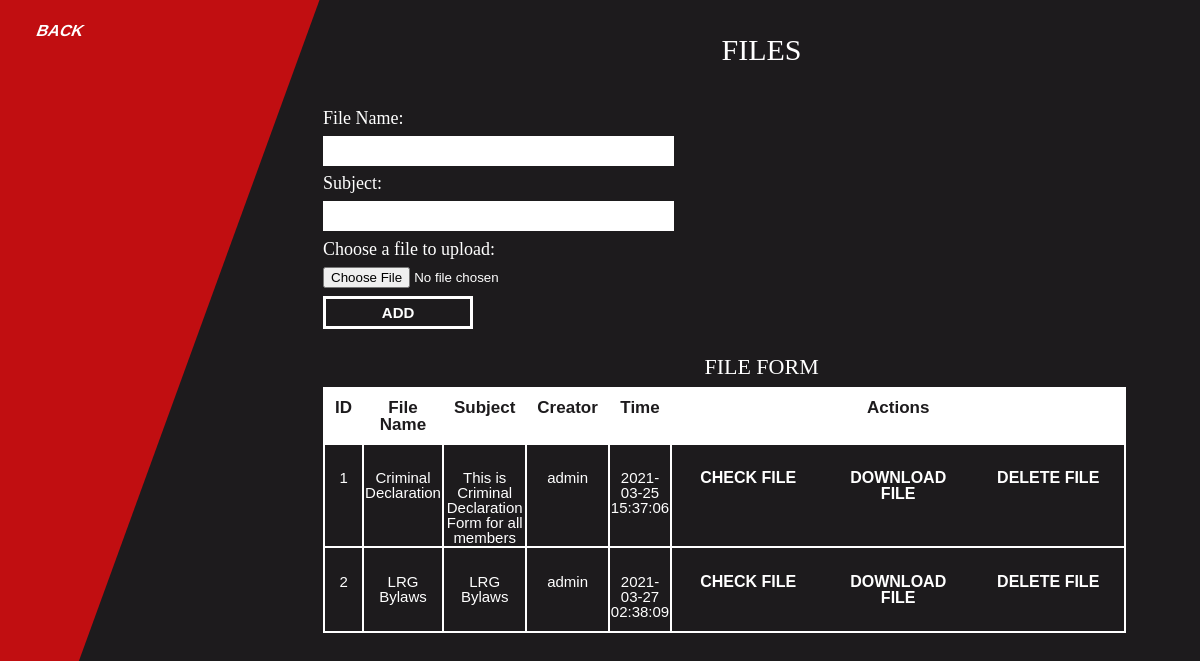
The page /admin/admin_file.php (signed in) on the database its author committed.
### tables this page shows
CREATE TABLE IF NOT EXISTS `tbl_events` (
  `events_id` mediumint(8) NOT NULL AUTO_INCREMENT,
  `events_name` varchar(200) NOT NULL,
  `events_subject` text NOT NULL,
  `events_creator` varchar(250) NOT NULL,
  `last_executed` timestamp NOT NULL,
  `events_file` varchar(300) NOT NULL,
  PRIMARY KEY (`events_id`)
);

### admin/scripts/files.php (called while the page is built, shortened)
<?php
function getAllFlies(){
    $pdo = Database::getInstance() -> getConnection();
    $get_all_files_query = 'SELECT * FROM tbl_events ';
    $files = $pdo ->query($get_all_files_query);
    if($files){
         return $files;
    }else{
        return false;
    }
}

### admin/admin_file.php (the view, shortened to what this page needs)
<?php
$name= $subject= ' ';
$files= getAllFlies();
?>
<!DOCTYPE html>
<html lang="en">
<head>
    <link rel="stylesheet" type="text/css" href="../public/css/main.css">
    <link rel="stylesheet" type="text/css"  href="../public/css/reset.css">
</head>
<body class="cms">
<section class="file_dashboard">
    <div class="red_side_nav">
      <a href="index.php">BACK</a>
    </div>
    <div class="file_area">
    <h2>FILES</h2>
     <div class="event_area">
       <?php if($_SESSION['user_level'] ==2):?>
                <form  action="admin_file.php"  method="post"  enctype="multipart/form-data" >
                    <label for="name">File Name:</label>
                    <input type="text" name="name"  id="name" value="<?= $name;?>">
                    <label for="subject">Subject:</label>
                    <input type="text" name="subject"  id="subject" value="<?= $subject;?>">
                    <label for="file">Choose a file to upload:</label>
                    <input type="file" name="file"  id="file" >
                    <button type="submit" name="submit">Add</button>
                </form>
        <?php endif;?>
        <h3 >File Form</h3>
   <table>
   <thead>
    <tr>
       <th>ID</th>
       <th>File Name</th>
       <th>Subject</th>
       <th>Creator</th>
       <th>Time</th>
       <th>Actions</th>
    </tr>
   </thead>
   <tbody>
       <?php while($single_file = $files -> fetch(PDO::FETCH_ASSOC)): ?>
         <tr>
         <td><?php echo $single_file['events_id'];?></td>
           <td><?php echo $single_file['events_name'];?></td>
           <td><?php echo $single_file['events_subject'];?></td>
           <td><?php echo $single_file['events_creator'];?></td>
           <td><?php echo $single_file['last_executed'];?></td>
           <td>
               <div class="file_action">
               <a href="../public/files/<?php echo $single_file['events_file'];?>">CHECK FILE</a>
               <a href="../public/files/<?php echo $single_file['events_file'];?>" download="">DOWNLOAD FILE</a>
               <?php if($_SESSION['user_level'] ==2):?>
               <a href="admin_file.php?id=<?php echo $single_file['events_id'];?>">DELETE FILE</a>
               <?php endif;?>
               </div>
           </td>
         </tr>
       <?php endwhile;?>
      </table>
    </div>
   </div>
</section>
</body>
</html>

### public/css/main.css (style rules this page uses)
.cms { background-color:#1d1b1d;font-family:SF Sports Night NS }
.cms .red_side_nav { height:750px;width:35%;transform:translate(-140px, 0px) skewX(-20deg);background-color:#c10e11 }
.cms button { text-decoration:none;display:inline-block;border:3px solid #fff;color:#fff;background-color:#1d1b1d;text-align:center;font-size:15px;padding:5px;transition:all .5s;cursor:pointer;width:150px;margin:2% 0;font-weight:700;z-index:999;text-transform:uppercase;transition:all .3s ease-out;font-family:monotype-grotesque,sans-serif }
.cms a { text-decoration:none;display:inline-block;color:#fff;text-align:center;font-size:15px;padding:6px;transition:all .5s;cursor:pointer;width:150px;margin:1% auto;font-weight:700;z-index:999;text-transform:uppercase;transition:all .3s ease-out;font-family:monotype-grotesque,sans-serif }
.cms a { font-family:monotype-grotesque,sans-serif }
.cms button { font-family:monotype-grotesque,sans-serif }
.cms input { font-family:monotype-grotesque,sans-serif }
.cms form { display:flex;flex-direction:column }
.cms label { font-size:22px;margin:3% 0 }
.cms input[type=text] { text-decoration:none;border:5px double #fff;color:#000;font-size:13px;padding:5px 2px;height:30px;transition:all .5s;cursor:pointer }
.cms button { margin-top:1% }
* { padding:0;margin:0;-webkit-box-sizing:border-box;box-sizing:border-box }
a { text-decoration:none;color:#fff }
p,a { font-size:18px;line-height:23px;font-family:monotype-grotesque,sans-serif }
h3 { font-size:23px;text-transform:uppercase;font-weight:700;line-height:27px }
.file_dashboard { display:flex;flex-direction:row;color:#fff;height:750px }
.file_dashboard .file_area { display:flex;flex-direction:column;width:95% }
.file_dashboard .file_area input[type=text] { width:40% }
.file_dashboard .file_area label { font-size:18px;margin:1% 0 }
.file_dashboard h2 { font-size:30px;text-align:center;margin:4% }
.file_dashboard h3 { font-size:22px;text-align:center;margin:1% }
.file_dashboard a { font-size:16px;padding:20px }
.file_dashboard table { width:80% }
.file_dashboard table,.file_dashboard th,.file_dashboard td { text-align:center;font-family:monotype-grotesque,sans-serif;border:2px solid #fff }
.file_dashboard th { padding:10px;font-size:17px;color:#1d1b1d;background-color:#fff;font-weight:700 }
.file_dashboard td { font-size:15px;padding:1px }
.file_action { display:flex;flex-direction:column }
@media (min-width: 900px) { .file_action { display:flex;flex-direction:row } }

### rows shown on the page
tbl_events: events_id "1", events_name "Criminal Declaration", events_subject "This is Criminal Declaration Form for all members", events_creator "admin", last_executed "2021-03-25 15:37:06"
tbl_events: events_id "2", events_name "LRG Bylaws", events_subject "LRG Bylaws", events_creator "admin", last_executed "2021-03-27 02:38:09"
